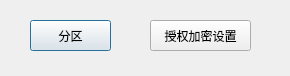
<?xml version="1.0" encoding="UTF-8"?>
<ui version="4.0">
 <class>UDiskPartitionDlg</class>
 <widget class="QDialog" name="UDiskPartitionDlg">
  <property name="geometry">
   <rect>
    <x>0</x>
    <y>0</y>
    <width>290</width>
    <height>76</height>
   </rect>
  </property>
  <property name="windowTitle">
   <string>分区授权工具</string>
  </property>
  <widget class="QPushButton" name="pbPartition">
   <property name="geometry">
    <rect>
     <x>30</x>
     <y>20</y>
     <width>81</width>
     <height>31</height>
    </rect>
   </property>
   <property name="text">
    <string>分区</string>
   </property>
  </widget>
  <widget class="QPushButton" name="pbAuth">
   <property name="geometry">
    <rect>
     <x>150</x>
     <y>20</y>
     <width>101</width>
     <height>31</height>
    </rect>
   </property>
   <property name="text">
    <string>授权加密设置</string>
   </property>
  </widget>
 </widget>
 <resources/>
 <connections>
  <connection>
   <sender>pbPartition</sender>
   <signal>clicked()</signal>
   <receiver>UDiskPartitionDlg</receiver>
   <slot>sltPartition()</slot>
   <hints>
    <hint type="sourcelabel">
     <x>81</x>
     <y>34</y>
    </hint>
    <hint type="destinationlabel">
     <x>104</x>
     <y>67</y>
    </hint>
   </hints>
  </connection>
  <connection>
   <sender>pbAuth</sender>
   <signal>clicked()</signal>
   <receiver>UDiskPartitionDlg</receiver>
   <slot>sltAuth()</slot>
   <hints>
    <hint type="sourcelabel">
     <x>210</x>
     <y>40</y>
    </hint>
    <hint type="destinationlabel">
     <x>243</x>
     <y>56</y>
    </hint>
   </hints>
  </connection>
 </connections>
 <slots>
  <slot>sltPartition()</slot>
  <slot>sltAuth()</slot>
 </slots>
</ui>
